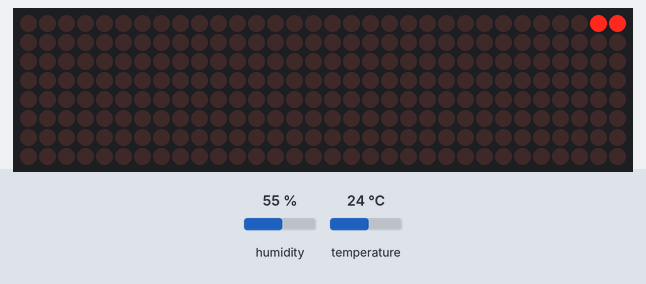
This sketch was run on a simulated Arduino Uno, built with avr-gcc and run on an emulated ATmega328P. Shown: 32×8 LED matrix. Inputs (shaded band) come from the test bench; at power-on: humidity 55 %, temperature 24 °C.

Above: at 0.15 s.
At 0.86 s:
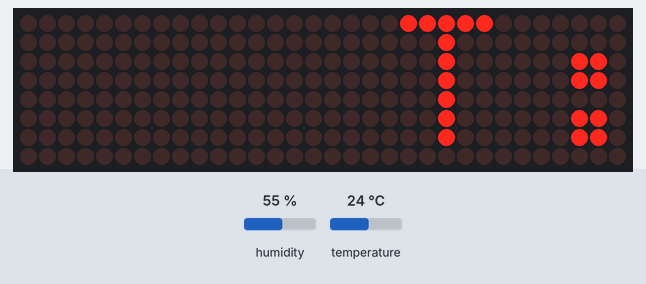
At 1.72 s:
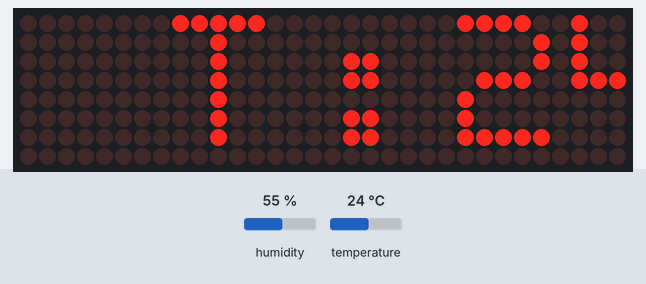
At 3.43 s:
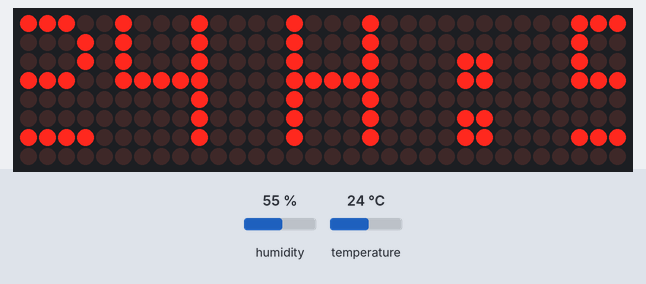
At 5.15 s:
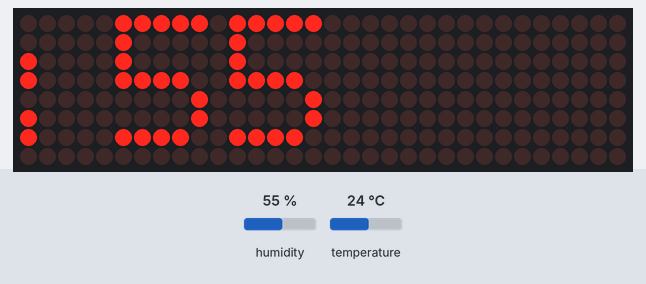
At 6.87 s:
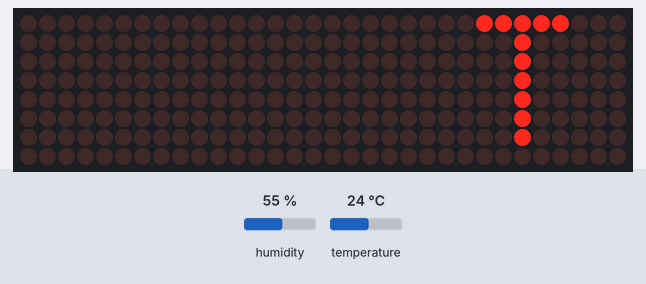

Measured:
- by itself, everything shown: repeats every 6.3 s, in 88 steps

The sketch:

temperature_sensor.ino
```cpp
#include <MD_Parola.h>
#include <MD_MAX72XX.h>
#include <SPI.h>

#include <SimpleDHT.h>

#define HARDWARE_TYPE MD_MAX72XX::FC16_HW
#define MAX_DEVICES 4
#define CS_PIN 3

const int DHTPIN = 2;

MD_Parola tampilan = MD_Parola(HARDWARE_TYPE, CS_PIN, MAX_DEVICES);
SimpleDHT11 dht11(DHTPIN);

void setup()
{
    tampilan.begin();
}
String txt;

void loop()
{
    byte temperature = 0;
    byte humidity = 0;

    if (dht11.read(&temperature, &humidity, NULL) != SimpleDHTErrSuccess)
        return;
    txt = "T : " + String((int)temperature) + " H : " + String((int)humidity);
    if (tampilan.displayAnimate())
        tampilan.displayText(txt.c_str(), PA_CENTER, 50, 0, PA_SCROLL_LEFT, PA_SCROLL_LEFT);
}
```
